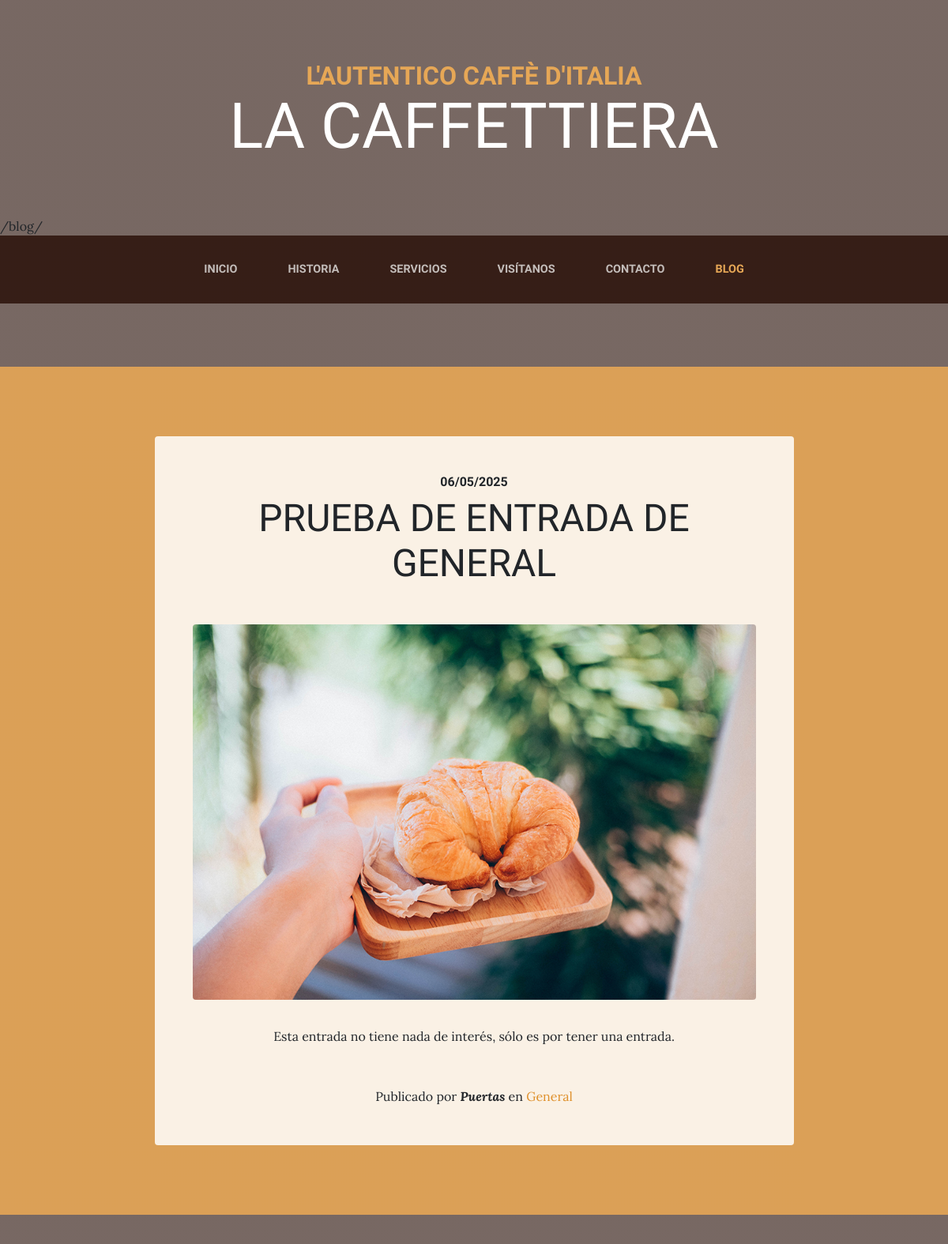
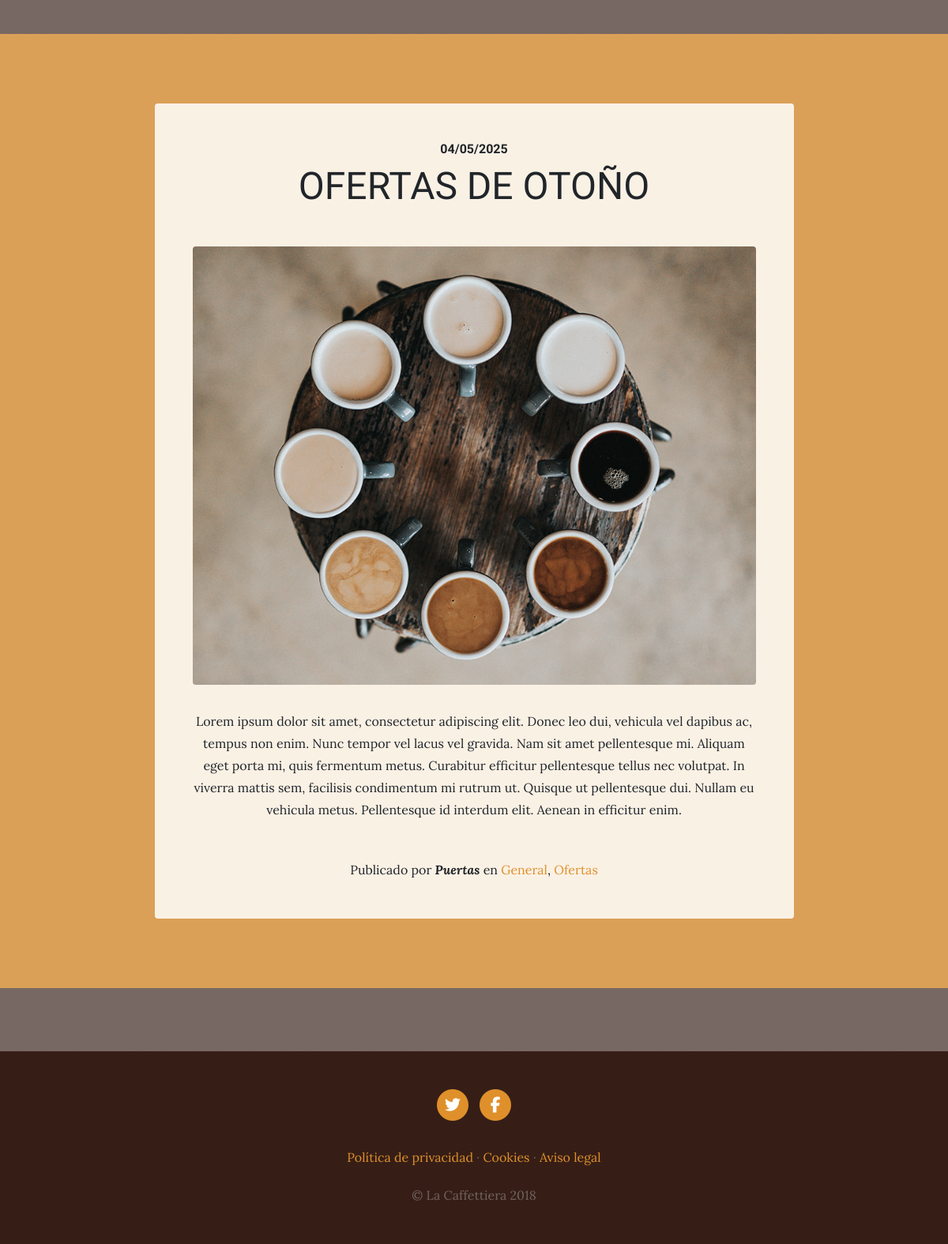
Screenshot of /blog/ with the database file from the repository (2 pictures, top to bottom).
### blog/models.py (models this page shows, shortened)
class Post(models.Model):
    title = models.CharField(max_length=100, verbose_name = 'Título')
    content = models.TextField(verbose_name = 'Contenidos')
    published = models.DateTimeField(verbose_name = 'Fecha de publiación', default = now)
    image = models.ImageField(upload_to = 'blog', verbose_name = 'Imagen', blank = True, null = True)
    author = models.ForeignKey(User, verbose_name = 'Autor', on_delete = models.CASCADE)
    categories = models.ManyToManyField(Category, verbose_name = 'Categorías', related_name='get_posts')
    created = models.DateTimeField(auto_now_add=True, verbose_name = 'Fecha de creación')
    updated = models.DateTimeField(auto_now=True, verbose_name = 'Fecha de edición')
    class Meta:
        verbose_name = 'Entrada'
        verbose_name_plural = 'Entradas'
        ordering = ['-created'] # el guión es inverso

class Category(models.Model):
    name = models.CharField(max_length=100, verbose_name = 'Nombre')
    created = models.DateTimeField(auto_now_add=True, verbose_name = 'Fecha de creación')
    updated = models.DateTimeField(auto_now=True, verbose_name = 'Fecha de edición')
    class Meta:
        verbose_name = 'Categoría'
        verbose_name_plural = 'Categorías'
        ordering = ['created'] # el guión es inverso

### pages/models.py (models this page shows, shortened)
class Page(models.Model):
    title = models.CharField(max_length = 200, verbose_name = 'Título')
    content = RichTextField(verbose_name = 'Contenido')
    order = models.SmallIntegerField(default = 0, verbose_name = 'Orden')
    created = models.DateTimeField(auto_now_add=True, verbose_name = 'Fecha de creación')
    updated = models.DateTimeField(auto_now=True, verbose_name = 'Fecha de edición')
    class Meta:
        verbose_name = 'Página'
        verbose_name_plural = 'Páginas'
        ordering = ['order', 'title'] # el guión es inverso

### blog/views.py (the view)
# urls.py: path('', blog_views.blog, name='blog'),
def blog(request):
    posts = Post.objects.all()
    return render(request, 'blog/blog.html', {'posts':posts})

### pages/templatetags/pages_extras.py (called while the page is built)
@register.simple_tag
def get_page_list():
    pages = Page.objects.all()
    return pages

### social/processors.py (called while the page is built)
def ctx_dict(request):
    ctx = {}
    links = Link.objects.all()
    for link in links:
        ctx[link.key] = link.url
    return ctx

### blog/templates/blog/blog.html (shortened to what this page needs)
{% extends "core/base.html" %}
{% block content %}
{% load static %}
{% for post in posts %}
<section class="page-section cta">
    <div class="container">
      <div class="row">
        <div class="col-xl-9 mx-auto">
          <div class="cta-innerv text-center rounded">
            <h2 class="section-heading mb-5">
              <span class="section-heading-upper">{{post.published|date:"SHORT_DATE_FORMAT"}}</span>
              <span class="section-heading-lower">{{post.title}}</span>
            </h2>
            <p class="mb-0">
              <img class="mx-auto d-flex rounded img-fluid mb-3 mb-lg-0" src="{{post.image.url}}" alt="">
            </p>
            <p class="mb-0 mbt">
              {{post.content|linebreaks}}
            </p>
            <p class="mb-0 mbt">
              <span class="section-heading-under">Publicado por <em><b>{{post.author|capfirst}}</b></em> en
              {% for categoria in post.categories.all %}
                <a href="{% url 'category' categoria.id %}" class = "link">{{categoria.name}}</a>{% if not forloop.last %}, {% endif %}
              {% endfor %}
              </span>
            </p>
          </div>
        </div>
      </div>
    </div>
  </section>
  {% endfor %}
{% endblock %}

### core/templates/core/base.html (shortened to what this page needs)
<!DOCTYPE html>
<html lang="en">
<head>
    {% load static %}
    <link href="{% static 'core/vendor/bootstrap/css/bootstrap.min.css' %}" rel="stylesheet">
    <link href="{% static 'core/vendor/font-awesome/css/font-awesome.min.css' %}" rel="stylesheet" type="text/css">
    <link href="{% static 'core/css/business-casual.css' %}" rel="stylesheet">
</head>
<body>
    <h1 class="site-heading text-center text-white d-none d-lg-block">
        <span class="site-heading-upper text-primary mb-3">L'autentico caffè d'italia</span>
        <span class="site-heading-lower">La Caffettiera</span>
      </h1>
       {{ request.path }}
      <nav class="navbar navbar-expand-lg navbar-dark py-lg-4" id="mainNav">
        <div class="container">
          <div class="collapse navbar-collapse" id="navbarResponsive">
            <ul class="navbar-nav mx-auto">
              <li class="nav-item {% if request.path == '/' %} active {% endif %} px-lg-4">
                <a class="nav-link text-uppercase text-expanded" href="{% url 'home' %}">Inicio</a>
              </li>
              <li class="nav-item {% if request.path == '/sobre-nosotros/' %} active {% endif %}  px-lg-4">
                <a class="nav-link text-uppercase text-expanded" href="{% url 'about' %}">Historia</a>
              </li>
              <li class="nav-item {% if request.path == '/servicios/' %} active {% endif %}  px-lg-4">
                <a class="nav-link text-uppercase text-expanded" href="{% url 'services' %}">Servicios</a>
              </li>
              <li class="nav-item {% if request.path == '/visitanos/' %} active {% endif %} px-lg-4">
                <a class="nav-link text-uppercase text-expanded" href="{% url 'store' %}">Visítanos</a>
              </li>
              <li class="nav-item {% if request.path == '/contacto/' %} active {% endif %}  px-lg-4">
                <a class="nav-link text-uppercase text-expanded" href="{% url 'contact' %}">Contacto</a>
              </li>
              <li class="nav-item {% if request.path|slice:":6" == '/blog/' %} active {% endif %} px-lg-4">
                <a class="nav-link text-uppercase text-expanded" href="{% url 'blog' %}">Blog</a>
              </li>
            </ul>
          </div>
        </div>
      </nav>
    {% block content %}
    {% endblock %}
    <footer class="footer text-faded text-center py-5">
      <div class="container">
        <p class="m-0">
          {% if LINK_X %}
	        <a href="{{LINK_X}}" class="link">
	          <span class="fa-stack fa-lg">
	            <i class="fa fa-circle fa-stack-2x"></i>
	            <i class="fa fa-twitter fa-stack-1x fa-inverse"></i>
	          </span>
	        </a>
          {% endif %}
          {% if LINK_FACEBOOK %}
          <a href="{{LINK_FACEBOOK}}" class="link">
	          <span class="fa-stack fa-lg">
	            <i class="fa fa-circle fa-stack-2x"></i>
	            <i class="fa fa-facebook fa-stack-1x fa-inverse"></i>
	          </span>
	        </a>
          {% endif %}
	    </p>
        <p class="m-0 mbt">
            {% load pages_extras %}
            {% get_page_list as page_list %}
            {% for page in page_list %}
              <a href="{% url 'page' page.id page.title|slugify %}" class="link">{{page.title}}</a>
              {% if not forloop.last%} · {% endif %}
            {% endfor %}
		</p>
        <p class="m-0 mbt1">&copy; La Caffettiera 2018</p>
      </div>
	</footer>
</body>
</html>

### core/static/core/css/business-casual.css (style rules this page uses)
body { font-family: 'Lora'; background: linear-gradient(rgba(47, 23, 15, 0.65), rgba(47, 23, 15, 0.65)), url("../img/bg.jpg"); background-attachment: fixed; background-position: center; background-size: cover; }
h1, h2, h3, h4, h5, h6 { font-family: 'Raleway'; }
p { line-height: 1.75; }
.text-faded { color: rgba(255, 255, 255, 0.3); }
.site-heading { margin-top: 5rem; margin-bottom: 5rem; text-transform: uppercase; line-height: 1; font-family: 'Raleway'; }
.site-heading .site-heading-upper { display: block; font-size: 2rem; font-weight: 800; }
.site-heading .site-heading-lower { font-size: 5rem; font-weight: 100; line-height: 4rem; }
.page-section { margin-top: 5rem; margin-bottom: 5rem; }
.section-heading { text-transform: uppercase; }
.section-heading .section-heading-upper { display: block; font-size: 1rem; font-weight: 800; padding-bottom:.5rem; }
.section-heading .section-heading-lower { display: block; font-size: 3rem; font-weight: 100; }
#mainNav { background-color: rgba(47, 23, 15, 0.9); font-family: 'Raleway'; }
#mainNav .navbar-nav .nav-item .nav-link { color: rgba(255, 255, 255, 0.7); font-weight: 800; }
#mainNav .navbar-nav .nav-item.active .nav-link { color: #e6a756; }
@media (min-width: 992px) { #mainNav .navbar-nav .nav-item .nav-link { font-size: 0.9rem; } }
.cta { padding-top: 5rem; padding-bottom: 5rem; background-color: rgba(230, 167, 86, 0.9); }
.cta .cta-innerv { position: relative; padding: 3rem; margin: 0.5rem; background-color: rgba(255, 255, 255, 0.85); }
.footer { background-color: rgba(47, 23, 15, 0.9); }
.text-primary { color: #e6a756 !important; }
.mbt { padding-top: 2rem; }
.mbt1 { padding-top: 1.25rem; }
a.link { color: #df902a; }

### rows the page displays
Post: published "06/05/2025", title "PRUEBA DE ENTRADA DE GENERAL", image (picture), content "Esta entrada no tiene nada de interés, sólo es por tener una entrada.", author "Puertas"
Category: name "General"
Post: published "04/05/2025", title "OFERTAS DE OTOÑO", image (picture), content "Lorem ipsum dolor sit amet, consectetur adipiscing elit. Donec leo dui, vehicula vel dapibus ac, tempus non enim. Nunc tempor vel lacus vel gravida. Nam sit amet pellentesque mi. Aliquam eget porta mi, quis fermentum metus. Curabitur efficitur pellentesque tellus nec volutpat. In viverra mattis sem, facilisis condimentum mi rutrum ut. Quisque ut pellentesque dui. Nullam eu vehicula metus. Pellentesque id interdum elit. Aenean in efficitur enim.", author "Puertas"
Category: name "Ofertas"
Page: title "Política de privacidad"
Page: title "Cookies"
Page: title "Aviso legal"

### other values shown
{{ request.path }} "/blog/"
